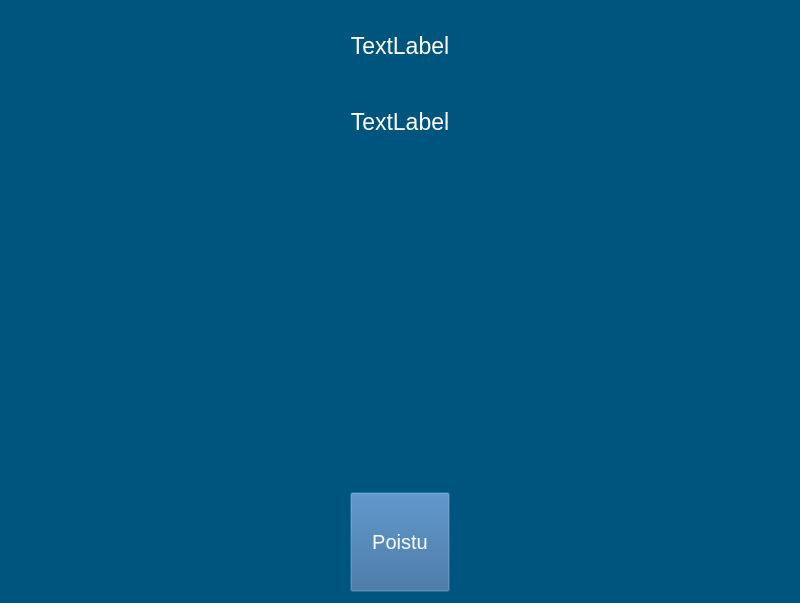
<?xml version="1.0" encoding="UTF-8"?>
<ui version="4.0">
 <class>saldo</class>
 <widget class="QDialog" name="saldo">
  <property name="geometry">
   <rect>
    <x>0</x>
    <y>0</y>
    <width>800</width>
    <height>603</height>
   </rect>
  </property>
  <property name="font">
   <font>
    <pointsize>20</pointsize>
   </font>
  </property>
  <property name="windowTitle">
   <string>Dialog</string>
  </property>
  <property name="styleSheet">
   <string notr="true">background-color: rgb(0, 85, 127);</string>
  </property>
  <layout class="QVBoxLayout" name="verticalLayout_2">
   <item>
    <layout class="QVBoxLayout" name="verticalLayout">
     <property name="sizeConstraint">
      <enum>QLayout::SetNoConstraint</enum>
     </property>
     <item>
      <widget class="QLabel" name="label_nimi">
       <property name="sizePolicy">
        <sizepolicy hsizetype="Preferred" vsizetype="Fixed">
         <horstretch>0</horstretch>
         <verstretch>0</verstretch>
        </sizepolicy>
       </property>
       <property name="minimumSize">
        <size>
         <width>0</width>
         <height>70</height>
        </size>
       </property>
       <property name="font">
        <font>
         <pointsize>17</pointsize>
        </font>
       </property>
       <property name="styleSheet">
        <string notr="true">color: rgb(255, 255, 255);</string>
       </property>
       <property name="text">
        <string>TextLabel</string>
       </property>
       <property name="alignment">
        <set>Qt::AlignCenter</set>
       </property>
      </widget>
     </item>
     <item>
      <widget class="QLabel" name="label_saldo">
       <property name="sizePolicy">
        <sizepolicy hsizetype="Preferred" vsizetype="Fixed">
         <horstretch>0</horstretch>
         <verstretch>0</verstretch>
        </sizepolicy>
       </property>
       <property name="minimumSize">
        <size>
         <width>0</width>
         <height>70</height>
        </size>
       </property>
       <property name="font">
        <font>
         <pointsize>17</pointsize>
        </font>
       </property>
       <property name="styleSheet">
        <string notr="true">color: rgb(255, 255, 255);</string>
       </property>
       <property name="text">
        <string>TextLabel</string>
       </property>
       <property name="alignment">
        <set>Qt::AlignCenter</set>
       </property>
      </widget>
     </item>
     <item>
      <spacer name="verticalSpacer_2">
       <property name="orientation">
        <enum>Qt::Vertical</enum>
       </property>
       <property name="sizeHint" stdset="0">
        <size>
         <width>20</width>
         <height>40</height>
        </size>
       </property>
      </spacer>
     </item>
     <item>
      <layout class="QHBoxLayout" name="horizontalLayout_2">
       <item>
        <spacer name="horizontalSpacer_2">
         <property name="orientation">
          <enum>Qt::Horizontal</enum>
         </property>
         <property name="sizeHint" stdset="0">
          <size>
           <width>40</width>
           <height>20</height>
          </size>
         </property>
        </spacer>
       </item>
       <item>
        <widget class="QTextBrowser" name="tapahtumat_text">
         <property name="sizePolicy">
          <sizepolicy hsizetype="MinimumExpanding" vsizetype="Expanding">
           <horstretch>0</horstretch>
           <verstretch>0</verstretch>
          </sizepolicy>
         </property>
         <property name="minimumSize">
          <size>
           <width>500</width>
           <height>300</height>
          </size>
         </property>
         <property name="font">
          <font>
           <pointsize>14</pointsize>
          </font>
         </property>
         <property name="layoutDirection">
          <enum>Qt::LeftToRight</enum>
         </property>
         <property name="styleSheet">
          <string notr="true">color: rgb(255, 255, 255);</string>
         </property>
         <property name="frameShape">
          <enum>QFrame::NoFrame</enum>
         </property>
         <property name="verticalScrollBarPolicy">
          <enum>Qt::ScrollBarAlwaysOff</enum>
         </property>
         <property name="horizontalScrollBarPolicy">
          <enum>Qt::ScrollBarAlwaysOff</enum>
         </property>
         <property name="textInteractionFlags">
          <set>Qt::NoTextInteraction</set>
         </property>
         <property name="openLinks">
          <bool>false</bool>
         </property>
        </widget>
       </item>
       <item>
        <spacer name="horizontalSpacer">
         <property name="orientation">
          <enum>Qt::Horizontal</enum>
         </property>
         <property name="sizeHint" stdset="0">
          <size>
           <width>40</width>
           <height>20</height>
          </size>
         </property>
        </spacer>
       </item>
      </layout>
     </item>
     <item>
      <spacer name="verticalSpacer">
       <property name="orientation">
        <enum>Qt::Vertical</enum>
       </property>
       <property name="sizeHint" stdset="0">
        <size>
         <width>20</width>
         <height>40</height>
        </size>
       </property>
      </spacer>
     </item>
     <item>
      <layout class="QHBoxLayout" name="horizontalLayout">
       <item>
        <widget class="QPushButton" name="b_poistu">
         <property name="sizePolicy">
          <sizepolicy hsizetype="Fixed" vsizetype="Fixed">
           <horstretch>0</horstretch>
           <verstretch>0</verstretch>
          </sizepolicy>
         </property>
         <property name="minimumSize">
          <size>
           <width>100</width>
           <height>100</height>
          </size>
         </property>
         <property name="font">
          <font>
           <pointsize>15</pointsize>
          </font>
         </property>
         <property name="styleSheet">
          <string notr="true">color: rgb(255, 255, 255);
background-color: rgb(49, 98, 147);</string>
         </property>
         <property name="text">
          <string>Poistu</string>
         </property>
        </widget>
       </item>
      </layout>
     </item>
    </layout>
   </item>
  </layout>
 </widget>
 <resources/>
 <connections/>
</ui>
